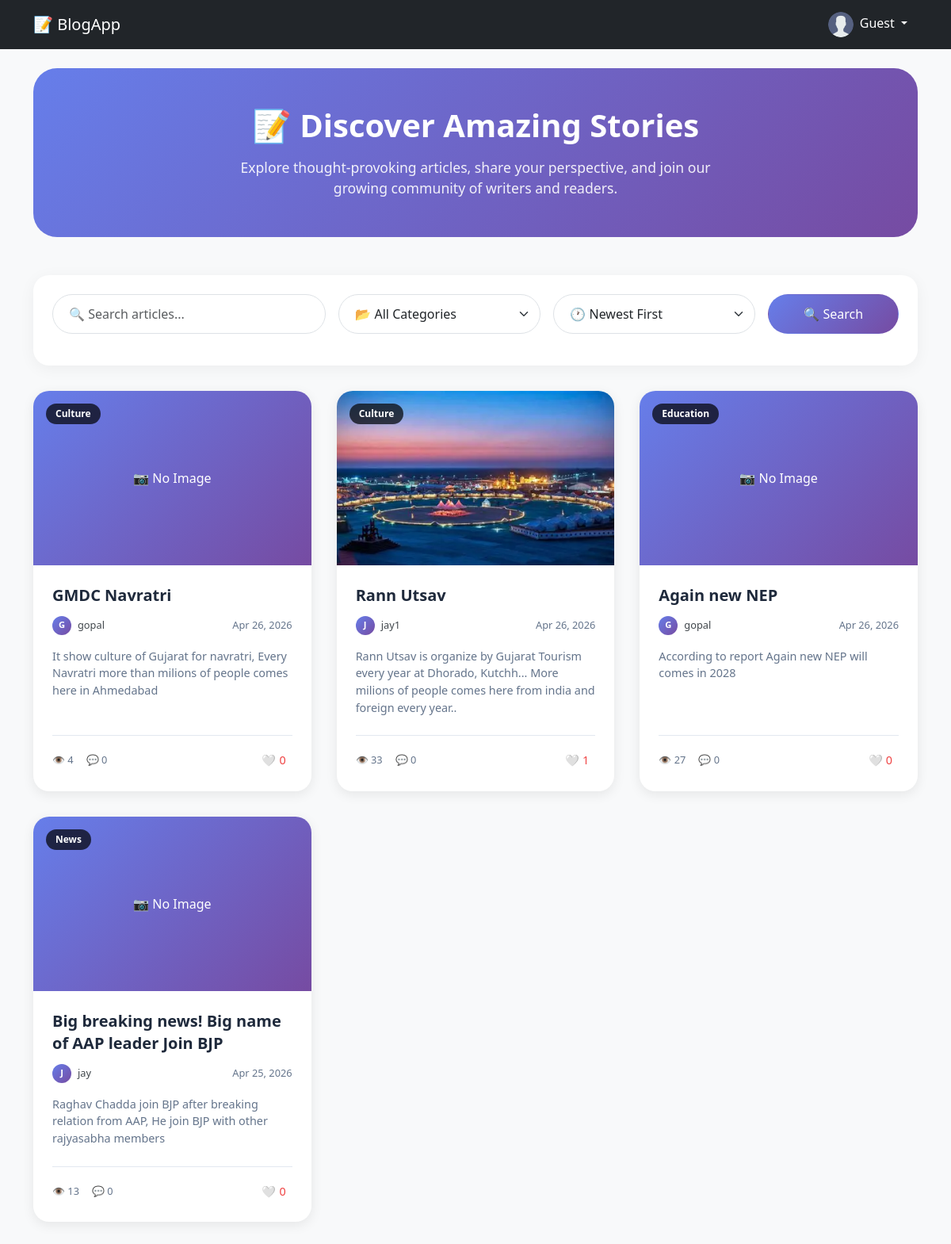
The app's page /, older data.
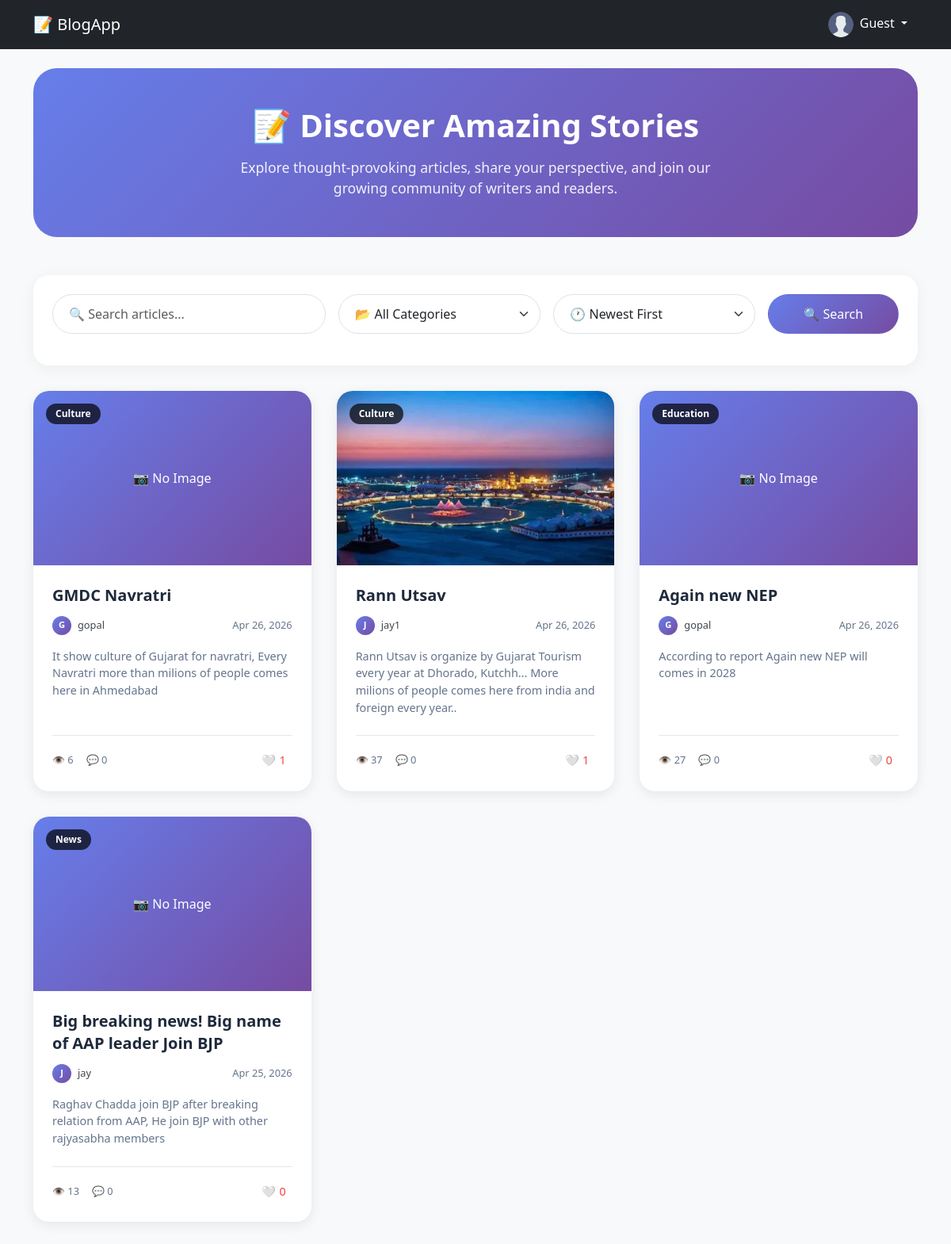
The same page, newer data.
### blogapp/models.py (models this page shows, shortened)
class Post(models.Model):
    author = models.ForeignKey(User, on_delete=models.CASCADE)
    category = models.ForeignKey(Category, on_delete=models.CASCADE)
    title = models.CharField(max_length=50)
    content = models.TextField()
    image = models.ImageField(null=True, blank=True)
    created_at = models.DateTimeField(auto_now_add=True)
    likes = models.ManyToManyField(User, related_name="liked_posts", blank=True)
    views = models.IntegerField(default=0)
    def total_likes(self):
        return self.likes.count()

class Category(models.Model):
    name = models.CharField(max_length=50)

### blogapp/views.py (the view)
# urls.py: path('', PostListView.as_view(), name='post_list'),
class PostListView(ListView):
    model = Post
    template_name = 'blog/post_list.html'
    context_object_name = 'posts'
    ordering = ['-created_at']
    paginate_by = 4
    def get_queryset(self):
        queryset = Post.objects.all()
        query = self.request.GET.get("q")
        category = self.request.GET.get('category')
        sorted_by = self.request.GET.get('sort', '-created_at')
        if query:
            queryset = queryset.filter(
                Q(title__icontains=query) | Q(content__icontains=query)
            )
        if category:
            queryset = queryset.filter(category__id=category)
        if sorted_by == "-likes":
            queryset = queryset.annotate(like_count=Count('likes')).order_by("-like_count")
        elif sorted_by == "-views":
            queryset = queryset.order_by("-views")
        else:
            queryset = queryset.order_by("-created_at")
        return queryset
    def get_context_data(self, **kwargs):
        context = super().get_context_data(**kwargs)
        context['categories'] = Category.objects.all()
        if self.request.user.is_authenticated:
            context['notification_count'] = Notification.objects.filter(
                user = self.request.user,
                is_read = False
            ).count()
        else:
            context['notification_count'] = 0
        return context

### blogapp/context_processors.py (called while the page is built)
def notification_count(request):
    if request.user.is_authenticated:
        count = Notification.objects.filter(
            user=request.user,
            is_read=False
        ).count()
    else:
        count = 0
    return {'notification_count': count}

### blogapp/templates/blog/post_list.html (shortened to what this page needs)
{% extends 'base.html' %}
{% load static %}
{% block extra_css %}
<link rel="stylesheet" href="{% static 'css/post_list.css' %}">
{% endblock %}
{% block content %}
<div class="hero-section">
    <h1>📝 Discover Amazing Stories</h1>
    <p>Explore thought-provoking articles, share your perspective, and join our growing community of writers and
        readers.</p>
</div>
<div class="filter-bar">
    <form id="filter-form">
        <div class="row align-items-center g-3">
            <div class="col-md-4">
                <input type="text" name="q" id="filter-in" class="form-control" placeholder="🔍 Search articles..."
                    style="border-radius: 40px; padding: 0.75rem 1.25rem;">
            </div>
            <div class="col-md-3">
                <select name="category" id="filter-cat" class="form-select"
                    style="border-radius: 40px; padding: 0.75rem 1.25rem;">
                    <option value="">📂 All Categories</option>
                </select>
            </div>
            <div class="col-md-3">
                <select id="sort-select" class="form-select" style="border-radius: 40px; padding: 0.75rem 1.25rem;">
                    <option value="-created_at">🕐 Newest First</option>
                </select>
            </div>
            <div class="col-md-2">
                <button type="button" id="search-btn" class="btn w-100"
                    style="background: linear-gradient(135deg, #667eea, #764ba2); color: white; border-radius: 40px; padding: 0.75rem;">
                    🔍 Search
                </button>
            </div>
        </div>
    </form>
</div>
<div id="post-container">
    <div class="posts-grid">
        {% include "blog/post_list_partial_modern.html" with posts=page_obj %}
    </div>
</div>
{% endblock %}

### blogapp/templates/blog/post_list_partial_modern.html
{% for post in posts %}
<div class="post-card-modern">
    <div class="post-card-image">
        {% if post.image %}
        <img src="{{ post.image.url }}" alt="{{ post.title }}">
        {% else %}
        <div
            style="height: 220px; background: linear-gradient(135deg, #667eea, #764ba2); display: flex; align-items: center; justify-content: center; color: white;">
            📷 No Image
        </div>
        {% endif %}
        <span class="post-card-category">{{ post.category.name }}</span>
    </div>
    <div class="post-card-content">
        <h3 class="post-card-title">
            <a href="{% url 'post_detail' post.id %}">{{ post.title }}</a>
        </h3>
        <div class="post-card-meta">
            <div class="post-card-author">
                <div class="post-card-author-img">
                    {{ post.author.username|first|upper }}
                </div>
                <a href="{% url 'profile_detail' post.author.username %}" style="text-decoration: none; color: #41474c; font-weight: 500;">{{ post.author.username }}</a>
            </div>
            <span>{{ post.created_at|date:"M d, Y" }}</span>
        </div>
        <p class="post-card-excerpt">
            {{ post.content|truncatewords:25 }}
        </p>
        <div class="post-card-stats">
            <div class="post-card-stats-left">
                <div class="stat-item">👁️ {{ post.views }}</div>
                <div class="stat-item">💬 {{ post.comment_set.count }}</div>
            </div>
            <button onclick="likePost({{ post.id }})" id="like-btn-{{ post.id }}" class="like-btn-modern">
                {% if user in post.likes.all %}
                ❤️ <span id="like-count-{{ post.id }}">{{ post.total_likes }}</span>
                {% else %}
                🤍 <span id="like-count-{{ post.id }}">{{ post.total_likes }}</span>
                {% endif %}
            </button>
        </div>
    </div>
</div>
{% empty %}
<div class="empty-state">
    <div class="empty-state-icon">📭</div>
    <h3>No posts found</h3>
    <p>Try adjusting your search or filter to find what you're looking for.</p>
</div>
{% endfor %}

Row changes from the older to the newer data that the page shows:
changed Post "GMDC Navratri": views "4" → "6"; total_likes "0" → "1"
changed Post "Rann Utsav": views "33" → "37"
